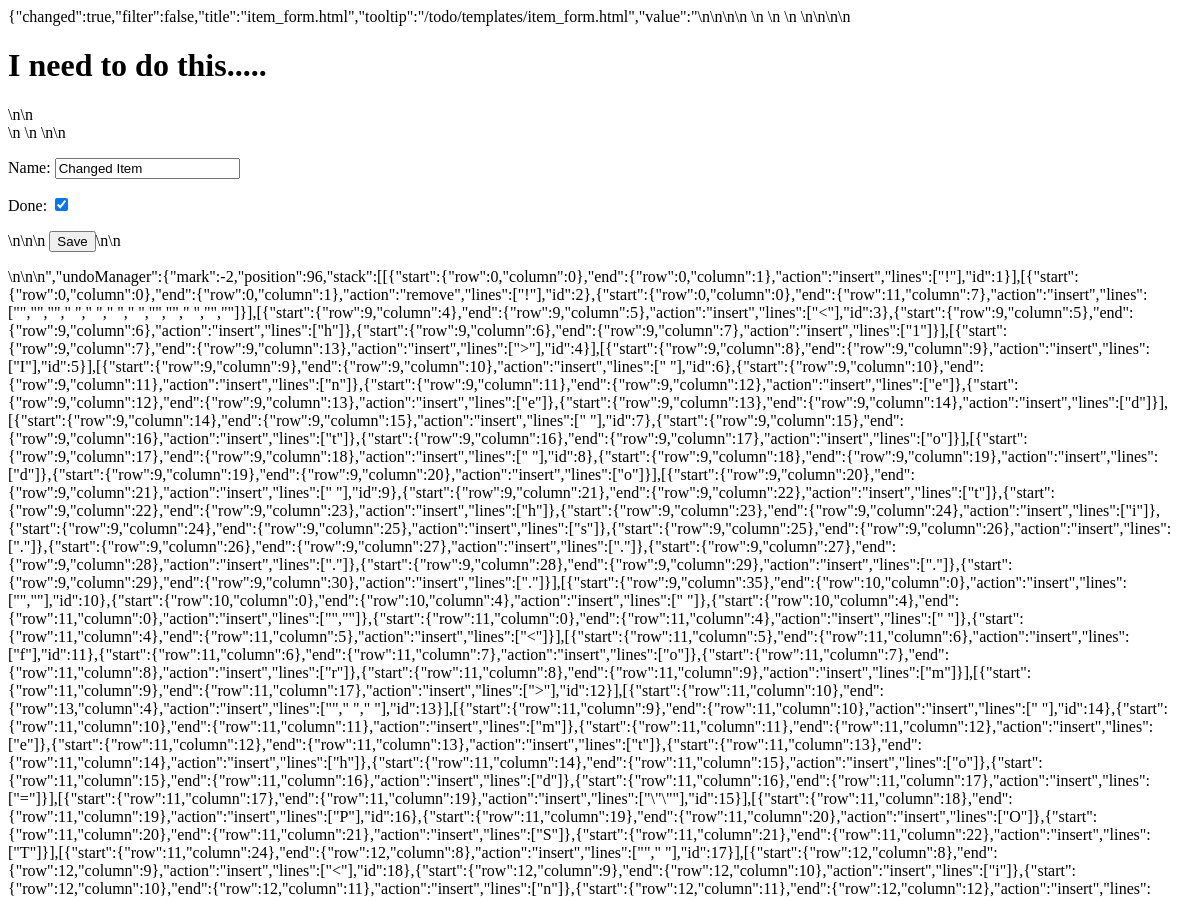
/edit/5 (upper part), run on an earlier commit of the app's database.
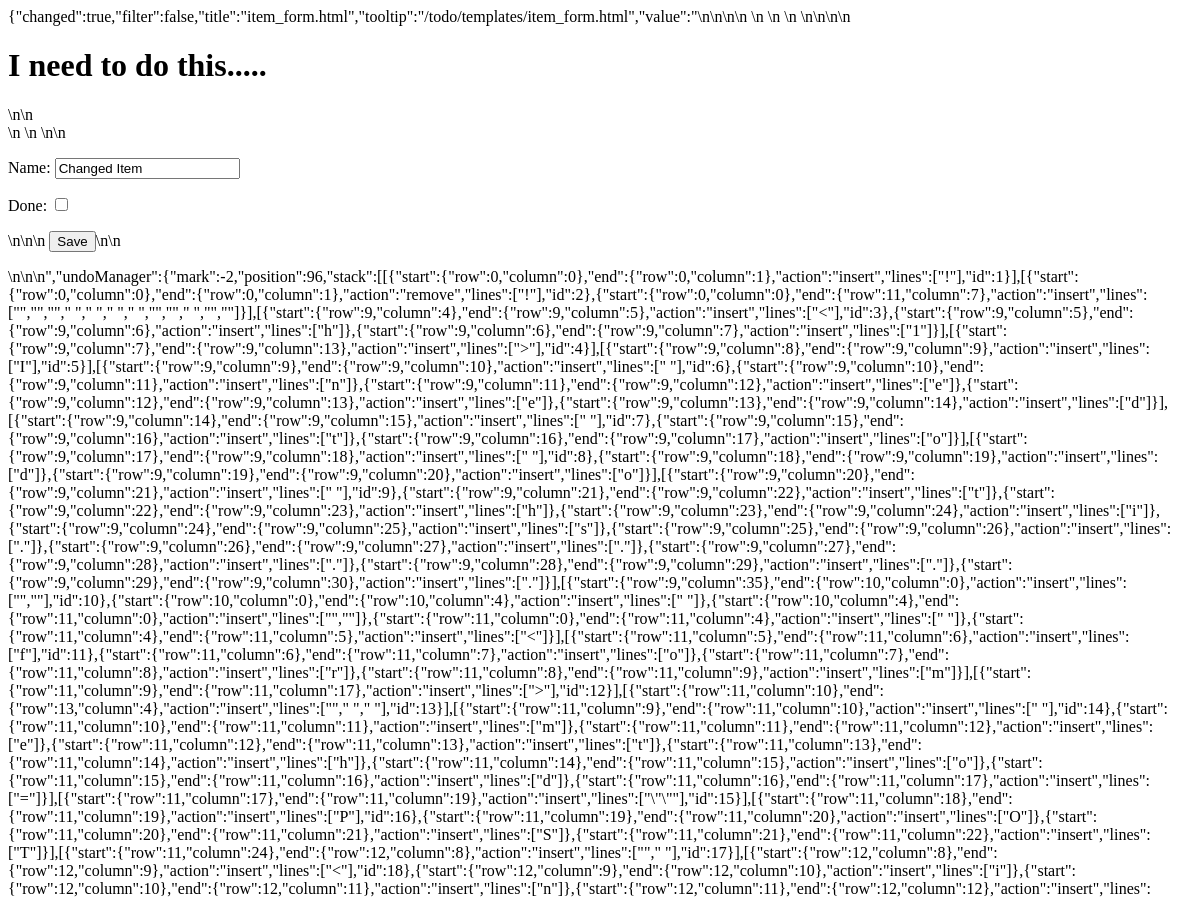
And on a later commit of the database.
### todo/models.py (models this page shows, shortened)
class Item(models.Model) :
    name = models.CharField(max_length=30, blank=False)
    done = models.BooleanField(blank=False, default=False)

### todo/views.py (the view)
# urls.py: url(r'^edit/(?P<id>\d+)$',edit_an_item),
def edit_an_item(request, id):
    item = get_object_or_404(Item, pk=id)
    if request.method == "POST":
        form = ItemForm(request.POST, instance=item)
        if form.is_valid():
            form.save()
            return redirect(get_todo_list)
    else:
        form = ItemForm(instance=item)
    return render(request, "item_form.html", {'form': form})

### todo/forms.py
class ItemForm(forms.ModelForm):
    class Meta:
        model = Item
        fields = ('name', 'done')

### .c9/metadata/environment/todo/templates/item_form.html (shortened to what this page needs)
<!DOCTYPE html>\n<html lang=\"en\">\n\n<head>\n    \n    \n    \n    \n</head>\n\n<body>\n    <h1>I need to do this.....</h1>\n\n    <form method=\"POST\">\n        \n        \n\n        {{ form.as_p }}\n\n\n        <button type=\"submit\">Save</button>\n\n    </form>\n</body></html><!DOCTYPE html>","<html lang=\"en\">","<head>","    ","    ","    ","    ","</head>","<body>","    ","</body></html>"],"id":4}],[{"start":{"row":9,"column":8},"end":{"row":9,"column":9},"action":"insert","lines":["I"],"id":5}],[{"start":{"row":9,"column":9},"end":{"row":9,"column":10},"action":"insert","lines":[" "],"id":6},{"start":{"row":9,"column":10},"end":{"row":9,"column":11},"action":"insert","lines":["n"]},{"start":{"row":9,"column":11},"end":{"row":9,"column":12},"action":"insert","lines":["e"]},{"start":{"row":9,"column":12},"end":{"row":9,"column":13},"action":"insert","lines":["e"]},{"start":{"row":9,"column":13},"end":{"row":9,"column":14},"action":"insert","lines":["d"]}],[{"start":{"row":9,"column":14},"end":{"row":9,"column":15},"action":"insert","lines":[" "],"id":7},{"start":{"row":9,"column":15},"end":{"row":9,"column":16},"action":"insert","lines":["t"]},{"start":{"row":9,"column":16},"end":{"row":9,"column":17},"action":"insert","lines":["o"]}],[{"start":{"row":9,"column":17},"end":{"row":9,"column":18},"action":"insert","lines":[" "],"id":8},{"start":{"row":9,"column":18},"end":{"row":9,"column":19},"action":"insert","lines":["d"]},{"start":{"row":9,"column":19},"end":{"row":9,"column":20},"action":"insert","lines":["o"]}],[{"start":{"row":9,"column":20},"end":{"row":9,"column":21},"action":"insert","lines":[" "],"id":9},{"start":{"row":9,"column":21},"end":{"row":9,"column":22},"action":"insert","lines":["t"]},{"start":{"row":9,"column":22},"end":{"row":9,"column":23},"action":"insert","lines":["h"]},{"start":{"row":9,"column":23},"end":{"row":9,"column":24},"action":"insert","lines":["i"]},{"start":{"row":9,"column":24},"end":{"row":9,"column":25},"action":"insert","lines":["s"]},{"start":{"row":9,"column":25},"end":{"row":9,"column":26},"action":"insert","lines":["."]},{"start":{"row":9,"column":26},"end":{"row":9,"column":27},"action":"insert","lines":["."]},{"start":{"row":9,"column":27},"end":{"row":9,"column":28},"action":"insert","lines":["."]},{"start":{"row":9,"column":28},"end":{"row":9,"column":29},"action":"insert","lines":["."]},{"start":{"row":9,"column":29},"end":{"row":9,"column":30},"action":"insert","lines":["."]}],[{"start":{"row":9,"column":35},"end":{"row":10,"column":0},"action":"insert","lines":["",""],"id":10},{"start":{"row":10,"column":0},"end":{"row":10,"column":4},"action":"insert","lines":["    "]},{"start":{"row":10,"column":4},"end":{"row":11,"column":0},"action":"insert","lines":["",""]},{"start":{"row":11,"column":0},"end":{"row":11,"column":4},"action":"insert","lines":["    "]},{"start":{"row":11,"column":4},"end":{"row":11,"column":5},"action":"insert","lines":["<"]}],[{"start":{"row":11,"column":5},"end":{"row":11,"column":6},"action":"insert","lines":["f"],"id":11},{"start":{"row":11,"column":6},"end":{"row":11,"column":7},"action":"insert","lines":["o"]},{"start":{"row":11,"column":7},"end":{"row":11,"column":8},"action":"insert","lines":["r"]},{"start":{"row":11,"column":8},"end":{"row":11,"column":9},"action":"insert","lines":["m"]}],[{"start":{"row":11,"column":9},"end":{"row":11,"column":17},"action":"insert","lines":[">

What changed in the data, as far as the page shows it:
changed Item "Changed Item": done "☑" → "☐"
